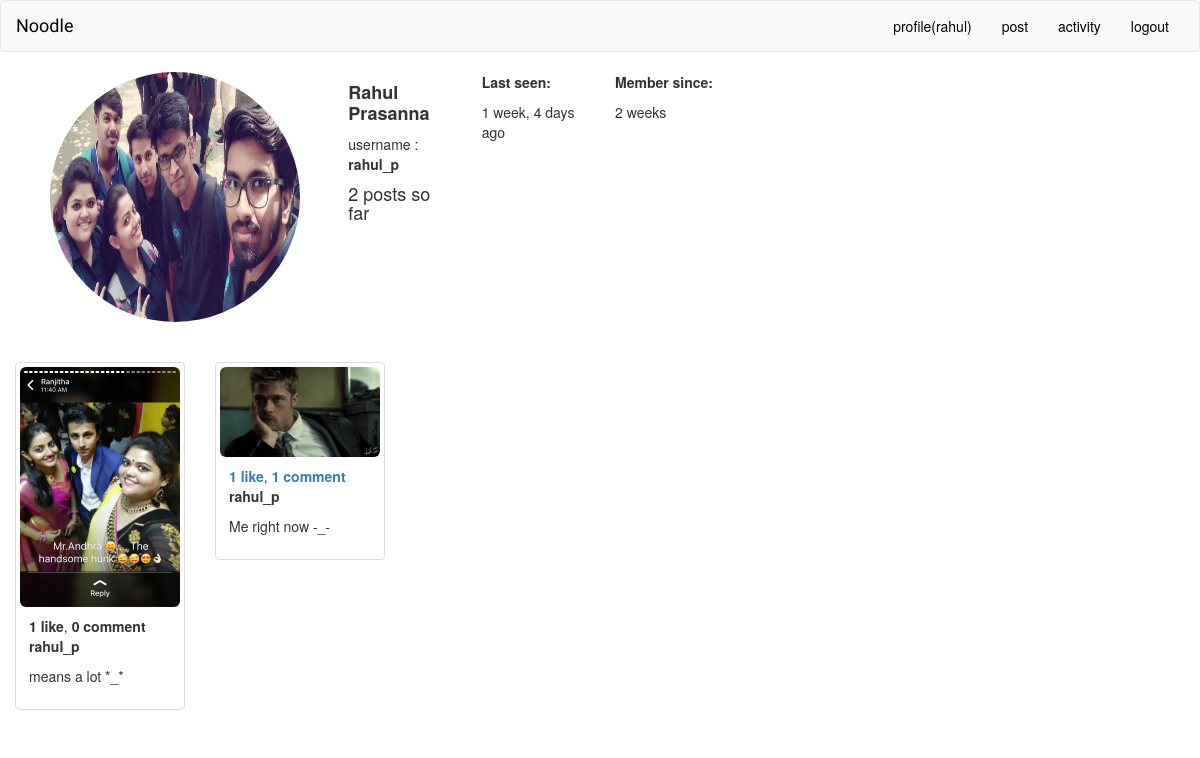
The page /users/rahul_p/ (signed in) on the database its author committed.
### account/models.py (models this page shows, shortened)
class Profile(models.Model):
	user = models.OneToOneField(settings.AUTH_USER_MODEL, related_name = 'profile')
	profile_photo = models.ImageField(upload_to = '%Y/%m/%d/profile_photos', blank = True)
	bio = models.CharField(max_length = 500, blank = True)
	favourite_quote = models.CharField(max_length = 300, blank = True)
	last_active = models.DateTimeField(auto_now = True)

### shots/models.py (models this page shows, shortened)
class Image(models.Model):
	posted_by = models.ForeignKey(User, related_name = 'shots')
	photo = models.ImageField(upload_to = '%Y/%m/%d/photos/')
	body = models.TextField(blank = True, help_text = "description(it's optional)")
	created = models.DateTimeField(auto_now_add = True)
	updated = models.DateTimeField(auto_now = True)
	likes = models.ManyToManyField(settings.AUTH_USER_MODEL, related_name = 'likes', blank = True)
	class Meta:
		ordering = ['-updated']

### shots/views.py (the view)
# urls.py: url(r'^users/(?P<username>[-\w]+)/$', views.user_detail, name = 'user_detail'),
@login_required
def user_detail(request, username):
	user = get_object_or_404(User, username = username)
	posts = Image.objects.filter(posted_by = user)
	now = datetime.datetime.now()
	return render(request, 'shots/user_detail.html', {'user':user, 'posts':posts, 'now':now})

### shots/templates/shots/user_detail.html (shortened to what this page needs)
{% extends "base.html" %}
{% load static %}
{% load humanize %}
{% block content %}
	<div class="row">
		<div class="col-md-5">
			{% if user.profile.profile_photo %}
				<div id="user-detail-photo">
					<img src="{{ user.profile.profile_photo.url }}" class="img-circle" width="250" height="250">
				</div>
			{% endif %}
		</div>
		<div class="col-md-2">
			<h4><b>{{ user.get_full_name }}</b></h4>
			<p>username : <b>{{ user.username }}</b></p>
			<h4>{{ posts.count }} post{{ posts.count|pluralize }} so far</h4>
		</div>
		<div class="col-md-2">
			<p><b>Last seen:</b></p>
			{% if user.last_login == now %}
				<p>User is online</p>
			{% else %}
				<p>{{ user.last_login|naturaltime }}</p>
			{% endif %}
		</div>
		<div class="col-md-2">
			<p><b>Member since:</b></p>
			<p>{{ user.date_joined|timesince }}</p>
		</div>
		<div class="col-md-7" style="padding-top: 30px;">
		</div>
	</div><br><br>
	<div class="row">
		{% if posts %}
			{% for post in posts %}
				<div class="col-md-3">
					<div class="thumbnail">
						<img src="{{ post.photo.url }}" class="img-rounded">
					<div class="caption">
						{% if post.likes.count > 0 and post.comments.count > 0 %}
							<b><a href="{% url "shots:likers_list" post.pk %}">{{ post.likes.count }} like{{ post.likes.count|pluralize }}</a></b>,
							<b><a href="{% url "shots:comment" post.pk %}">{{ post.comments.count }} comment{{ post.comment.count|pluralize }}</a></b>
						{% else %}
							<b>{{ post.likes.count }} like{{ post.likes.count|pluralize }}</b>,
							<b>{{ post.comments.count }} comment{{ post.comment.count|pluralize }}</b>
						{% endif %}
						<p><b>{{ post.posted_by }}</b> {{ post.body|linebreaks }}</p>
					</div>
					</div>
				</div>
			{% endfor %}
		{% else %}
			<p><b>{{ user.username }} has not posted any content yet.</b></p>
		{% endif %}
	</div>
{% endblock %}

### account/templates/base.html (shortened to what this page needs)
{% load static %}
<!DOCTYPE html>
<html lang="en">
<head>
	<link rel="stylesheet" href="https://maxcdn.bootstrapcdn.com/bootstrap/3.3.7/css/bootstrap.min.css">
	<link rel="stylesheet" type="text/css" href="{% static "account/styles.css" %}">
	<link rel="stylesheet" type="text/css" href="{% static "contents.css" %}">
	<link rel="stylesheet" type="text/css" href="{% static "detail.css" %}">
</head>
<body>
	<nav class="navbar navbar-default">
		<div class="container-fluid">
			<div class="navbar-header">
				<a class="navbar-brand" href="{% url "shots:home" %}" style="color: black; font-family: 'Lobster Two', cursive; font-weight: 30%;">Noodle</a>
			</div>
			<div class="collapse navbar-collapse" id="myNavbar">
				{% if request.user.is_authenticated %}
					<ul class="nav navbar-nav navbar-right">
						<li><a href="{% url "account:profile" %}" style="color: black;">profile({{ request.user.username }})</a></li>
						<li><a href="{% url "shots:post" %}" style="color: black;">post</a></li>
						<li><a href="{% url "shots:action" %}" style="color: black;">activity</a></li>
						<li><a href="{% url "account:logout" %}" style="color: black;">logout</a></li>
					</ul>
				{% else %}
					<ul class="nav navbar-nav navbar-right">
						<li><a href="{% url "account:register" %}"><span class="glyphicon glyphicon-user"></span> Sign Up</a></li>
						<li><a href="{% url "account:login" %}"><span class="glyphicon glyphicon-log-in"></span> Login</a></li>
					</ul>
				{% endif %}
			</div>
		</div>
	</nav>
	<div class="container-fluid">
		<div class="row">
			<div class="col-md-8">
				{% block content %}
				{% endblock %}
			</div>
		</div>
	</div>
</body>
</html>

### account/static/detail.css (style rules this page uses)
#user-detail-photo { padding-left : 35px; }

### rows shown on the page
Image: photo (picture), likes.count "1", comments.count "0", posted_by "rahul_p", body "means a lot *_*"
Image: photo (picture), likes.count "1", comments.count "1", posted_by "rahul_p", body "Me right now -_-"

### other values the page prints
{{ request.user.username }} "rahul"
{{ user.get_full_name }} "Rahul Prasanna"
{{ user.username }} "rahul_p"
{{ posts.count }} "2"
{{ user.last_login|naturaltime }} "1 week, 4 days ago"
{{ user.date_joined|timesince }} "2 weeks"
